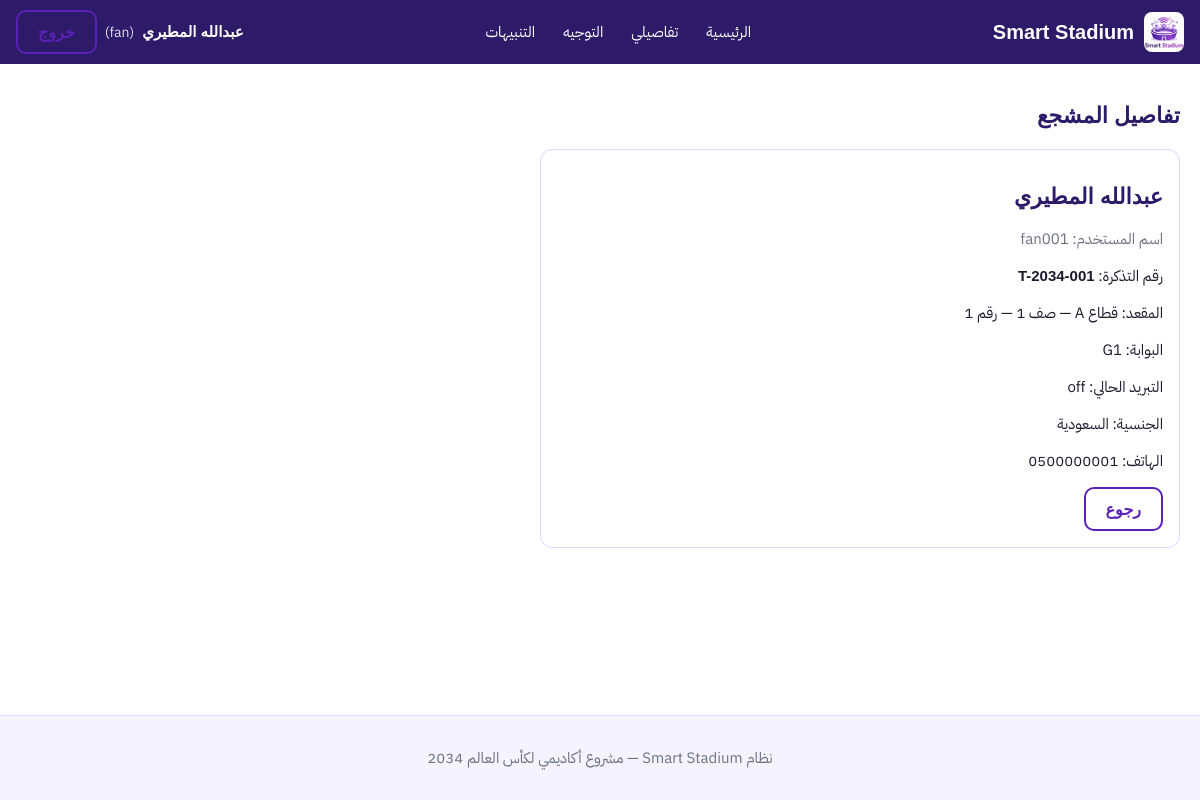
/fans/1 (signed in), run on the app's committed database.
### tables this page shows
CREATE TABLE users (id INTEGER PRIMARY KEY AUTOINCREMENT, username TEXT NOT NULL UNIQUE, password TEXT NOT NULL, role TEXT NOT NULL CHECK(role IN ('admin', 'staff', 'fan')), full_name TEXT NOT NULL, created_at TEXT DEFAULT CURRENT_TIMESTAMP);

CREATE TABLE fans (id INTEGER PRIMARY KEY AUTOINCREMENT, user_id INTEGER REFERENCES users(id), ticket_number TEXT NOT NULL UNIQUE, seat_id INTEGER REFERENCES seats(id), nationality TEXT, phone TEXT, language_pref TEXT DEFAULT 'ar' CHECK(language_pref IN ('ar', 'en')), registered_at TEXT DEFAULT CURRENT_TIMESTAMP);

CREATE TABLE seats (id INTEGER PRIMARY KEY AUTOINCREMENT, block TEXT NOT NULL, row_number INTEGER NOT NULL, seat_number INTEGER NOT NULL, gate TEXT NOT NULL, is_occupied INTEGER DEFAULT 0, cooling_status TEXT DEFAULT 'off' CHECK(cooling_status IN ('off', 'low', 'medium', 'high', 'auto')), UNIQUE(block, row_number, seat_number));

### routes/fans.py (the view)
@fans_bp.route('/<int:fan_id>')
def fan_detail(fan_id):
    if not session.get('user_id'):
        return redirect(url_for('auth.login'))
    conn = get_connection()
    fan = conn.execute(
        'SELECT f.*, u.full_name, u.username, s.block, s.row_number, s.seat_number, s.gate, s.cooling_status FROM fans f JOIN users u ON u.id=f.user_id JOIN seats s ON s.id=f.seat_id WHERE f.id=?',
        (fan_id,),
    ).fetchone()
    conn.close()
    if not fan:
        return redirect(url_for('dashboard.index'))
    if session.get('role') == 'fan' and session.get('fan_id') != fan_id:
        return redirect(url_for('fans.fan_detail', fan_id=session['fan_id']))
    if session.get('role') not in ('admin', 'fan'):
        return redirect(url_for('dashboard.index'))
    return render_template('fans/detail.html', fan=fan)

### database.py (called while the page is built)
def get_connection():
    os.makedirs(os.path.dirname(DATABASE_PATH), exist_ok=True)
    conn = sqlite3.connect(DATABASE_PATH)
    conn.row_factory = sqlite3.Row
    conn.execute('PRAGMA foreign_keys = ON')
    return conn

### templates/fans/detail.html (shortened to what this page needs)
{% extends "base.html" %}
{% block content %}
<h1 class="page-heading">تفاصيل المشجع</h1>
<div class="stat-card" style="max-width:640px;">
    <h2>{{ fan['full_name'] }}</h2>
    <p class="muted">اسم المستخدم: {{ fan['username'] }}</p>
    <p>رقم التذكرة: <strong>{{ fan['ticket_number'] }}</strong></p>
    <p>المقعد: قطاع {{ fan['block'] }} — صف {{ fan['row_number'] }} — رقم {{ fan['seat_number'] }}</p>
    <p>البوابة: {{ fan['gate'] }}</p>
    <p>التبريد الحالي: {{ fan['cooling_status'] }}</p>
    <p>الجنسية: {{ fan['nationality'] or '—' }}</p>
    <p>الهاتف: {{ fan['phone'] or '—' }}</p>
    <a class="btn-secondary" href="{{ url_for('dashboard.index') }}">رجوع</a>
</div>
{% endblock %}

### templates/base.html (shortened to what this page needs)
<!DOCTYPE html>
<html lang="ar" dir="rtl">
<head>
    <link rel="stylesheet" href="{{ url_for('static', filename='css/main.css') }}">
    <link rel="stylesheet" href="{{ url_for('static', filename='css/navbar.css') }}">
    <link rel="stylesheet" href="{{ url_for('static', filename='css/forms.css') }}">
    <link rel="stylesheet" href="{{ url_for('static', filename='css/tables.css') }}">
    <link rel="stylesheet" href="{{ url_for('static', filename='css/buttons.css') }}">
</head>
<body class="page-body">
    <header class="navbar">
        <div class="navbar-inner">
            <a class="navbar-brand" href="{{ url_for('dashboard.index') if session.get('user_id') else url_for('auth.login') }}">
                <img src="{{ url_for('assets', filename='images/Logo.jpeg') }}" alt="شعار Smart Stadium" class="navbar-logo" width="40" height="40">
                <span class="navbar-title">Smart Stadium</span>
            </a>
            {% if session.get('user_id') %}
            <nav class="navbar-links" aria-label="التنقل الرئيسي">
                {% set role = session.get('role') %}
                <a href="{{ url_for('dashboard.index') }}">الرئيسية</a>
                {% if role == 'admin' %}
                <a href="{{ url_for('fans.fan_list') }}">المشجعون</a>
                <a href="{{ url_for('seats.seat_map') }}">الخريطة</a>
                <a href="{{ url_for('sensors.monitor') }}">الحساسات</a>
                <a href="{{ url_for('cooling.control_page') }}">التبريد</a>
                <a href="{{ url_for('navigation.guide') }}">التوجيه</a>
                <a href="{{ url_for('alerts.center') }}">التنبيهات</a>
                <a href="{{ url_for('stats.overview') }}">الإحصاءات</a>
                <a href="{{ url_for('admin.users_list') }}">المستخدمون</a>
                {% elif role == 'staff' %}
                <a href="{{ url_for('sensors.monitor') }}">الحساسات</a>
                <a href="{{ url_for('cooling.control_page') }}">التبريد</a>
                <a href="{{ url_for('alerts.center') }}">التنبيهات</a>
                {% elif role == 'fan' %}
                <a href="{{ url_for('fans.fan_detail', fan_id=session.get('fan_id')) }}">تفاصيلي</a>
                <a href="{{ url_for('navigation.guide') }}">التوجيه</a>
                <a href="{{ url_for('alerts.center') }}">التنبيهات</a>
                {% endif %}
            </nav>
            <div class="navbar-user">
                <span class="navbar-name">{{ session.get('full_name') }}</span>
                <span class="navbar-role">({{ session.get('role') }})</span>
                <a class="btn-secondary btn-nav-logout" href="{{ url_for('auth.logout') }}">خروج</a>
            </div>
            {% endif %}
        </div>
    </header>
    <main class="main-content">
        {% block content %}{% endblock %}
    </main>
    <footer class="site-footer">
        <p>نظام Smart Stadium — مشروع أكاديمي لكأس العالم 2034</p>
    </footer>
</body>
</html>

### static/css/main.css (style rules this page uses)
:root { --color-primary: #5B21B6; --color-primary-dark: #2D1B69; --color-primary-light: #8B5CF6; --color-accent: #7C3AED; --color-bg-main: #FFFFFF; --color-bg-surface: #F5F3FF; --color-text-primary: #1C1B2E; --color-text-secondary: #4C1D95; --color-text-muted: #6B7280; --color-border: #DDD6FE; --color-success: #059669; --color-warning: #D97706; --color-danger: #DC2626; }
* { font-family: 'IBM Plex Sans Arabic', sans-serif; box-sizing: border-box; }
body.page-body { margin: 0; background: var(--color-bg-main); color: var(--color-text-primary); min-height: 100vh; display: flex; flex-direction: column; }
h1, h2 { font-weight: 700; font-size: 22px; color: var(--color-primary-dark); }
p, label { font-size: 15px; font-weight: 400; }
.main-content { flex: 1; padding: 24px 20px 40px; max-width: 1200px; margin: 0 auto; width: 100%; }
.site-footer { text-align: center; padding: 16px; font-size: 14px; color: var(--color-text-muted); border-top: 1px solid var(--color-border); background: var(--color-bg-surface); }
.page-heading { margin-bottom: 20px; }
.stat-card { border: 1px solid var(--color-border); border-radius: 12px; background: #fff; padding: 16px; }
.muted { color: var(--color-text-muted); font-size: 15px; }

### static/css/navbar.css (style rules this page uses)
.navbar { background: #2D1B69; color: #fff; min-height: 64px; display: flex; align-items: center; }
.navbar-inner { width: 100%; max-width: 1200px; margin: 0 auto; padding: 0 16px; display: flex; align-items: center; gap: 16px; flex-wrap: wrap; }
.navbar-brand { display: flex; align-items: center; gap: 10px; text-decoration: none; color: #fff; }
.navbar-logo { border-radius: 8px; object-fit: cover; }
.navbar-title { font-size: 20px; font-weight: 700; }
.navbar-links { display: flex; flex-wrap: wrap; gap: 12px; flex: 1; justify-content: center; }
.navbar-links a { color: #fff; text-decoration: none; font-size: 15px; font-weight: 400; padding: 6px 8px; border-radius: 8px; transition: background 0.2s ease; }
.navbar-user { display: flex; align-items: center; gap: 8px; flex-wrap: wrap; }
.navbar-name { font-size: 15px; font-weight: 700; }
.navbar-role { font-size: 14px; opacity: 0.85; }
.btn-nav-logout { padding: 8px 14px; font-size: 14px; min-height: 40px; }

### static/css/buttons.css (style rules this page uses)
.btn-secondary { background: transparent; color: #5B21B6; border: 2px solid #5B21B6; border-radius: 10px; padding: 10px 20px; font-size: 16px; font-weight: 700; cursor: pointer; transition: all 0.2s ease; min-height: 44px; text-decoration: none; display: inline-flex; align-items: center; justify-content: center; }

### data on the page
users: get "عبدالله المطيري", get "fan", full_name "عبدالله المطيري", username "fan001"
fans: ticket_number "T-2034-001", nationality "السعودية", phone "0500000001"
seats: row_number "1", seat_number "1", gate "G1", cooling_status "off"
